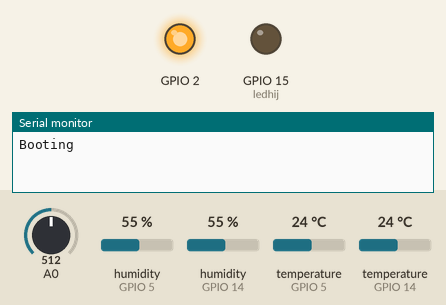
Simulated run of this sketch. Board: ESP8266 (NodeMCU). Parts: output pins drawn as LEDs (lit = HIGH, except the on-board LED, lit = LOW), the last lines printed to the serial monitor. The inputs (shaded band) are chosen by the test bench; at power-on: A0 = 512, humidity (sensors on GPIO 5, GPIO 14) 55 %, temperature (sensors on GPIO 5, GPIO 14) 24 °C. WiFi joins after 1.5 s; servers stay silent unless stated.

Above: at 0.1 s.
At 1.6 s:
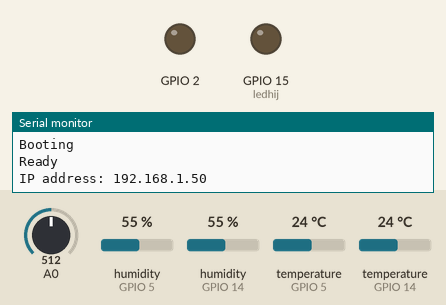
At 58.4 s:
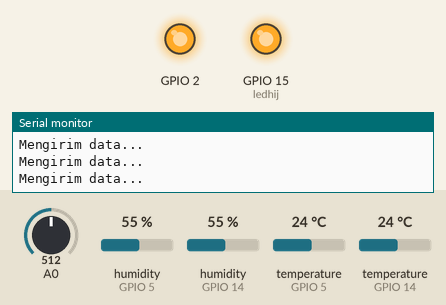
At 117.2 s:
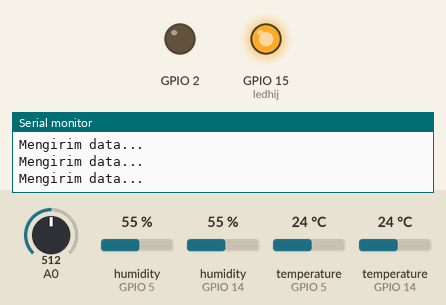
Timing chart, 0 to 118.7 s (numbered marks = the images above):
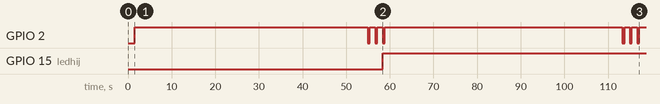

Measured:
- by itself, GPIO 2: HIGH → LOW at 54.9 s, → HIGH 0.50 s later, → LOW 1.2 s later, → HIGH 0.50 s later, … (12 changes in this stretch)
- by itself, GPIO 15 (ledhij): LOW → HIGH at 58.3 s

The sketch:

Final-Proto-DK2c_OTA.ino
```cpp
#include <ESP8266WiFi.h>
#include <ESP8266mDNS.h>
#include <WiFiUdp.h>
#include <ArduinoOTA.h>
#include <DHT.h>

#define DHTPINI 14     //pin inside D5
#define DHTPINO 5     //pin outside D1
#define DHTTYPE DHT11

const char* server      = "pinrolinvic.com"; // alamat server
const char* ssid        = "Torang"; // SSID router wifi
const char* password    = "p"; // password wifi
const char* SensorID    = "PinDK.Simulator.LDR1"; // ID sensor
const char* SensorIDI   = "PinDK.Simulator.DHT1"; // ID inside
const char* SensorIDO   = "PinDK.Simulator.DHT2"; // ID outside
const char* segel       = "opened"; // sensor box status
const int ledhij        = 15; //D6
const int buttonPin     = 5;  //D3
const int threshold     = 26;
float ti, hi, to, ho    = 0;
float ti_max, hi_max    = 0;
float ti_min, hi_min    = 102;
float to_max, ho_max    = 0;
float to_min, ho_min    = 102;
float data[26];
int illu, nn            = 0;

DHT dhtis(DHTPINI, DHTTYPE);//instance1 inside
DHT dhtos(DHTPINO, DHTTYPE);//instance2 outside
WiFiClient client;

void setup() {
  pinMode(BUILTIN_LED, OUTPUT);
  pinMode(ledhij, OUTPUT);
  pinMode(buttonPin, INPUT);
  digitalWrite(BUILTIN_LED, HIGH);
  digitalWrite(ledhij, LOW);
  digitalWrite(BUILTIN_LED, LOW);
  Serial.begin(115200);
  Serial.println("Booting");
  WiFi.mode(WIFI_STA);
  WiFi.begin(ssid, password);
  while (WiFi.waitForConnectResult() != WL_CONNECTED) {
    Serial.println("Connection Failed! Rebooting...");
    delay(100);
    ESP.restart();

  }

  // Port defaults to 8266
  // ArduinoOTA.setPort(8266);
  // Hostname defaults to esp8266-[ChipID]
  // ArduinoOTA.setHostname("myesp8266");
  // No authentication by default
  ArduinoOTA.setPassword((const char *)"123");
  ArduinoOTA.onStart([]() {
    Serial.println("Start");
  });
  ArduinoOTA.onEnd([]() {
    Serial.println("\nEnd");
  });
  ArduinoOTA.onProgress([](unsigned int progress, unsigned int total) {
    Serial.printf("Progress: %u%%\r", (progress / (total / 100)));
  });
  ArduinoOTA.onError([](ota_error_t error) {
    Serial.printf("Error[%u]: ", error);
    if (error == OTA_AUTH_ERROR) Serial.println("Auth Failed");
    else if (error == OTA_BEGIN_ERROR) Serial.println("Begin Failed");
    else if (error == OTA_CONNECT_ERROR) Serial.println("Connect Failed");
    else if (error == OTA_RECEIVE_ERROR) Serial.println("Receive Failed");
    else if (error == OTA_END_ERROR) Serial.println("End Failed");
  });
  ArduinoOTA.begin();
  Serial.println("Ready");
  Serial.print("IP address: ");
  Serial.println(WiFi.localIP());
  //mulai sini
  digitalWrite(BUILTIN_LED, HIGH);
}

void loop() {
  ArduinoOTA.handle();
  //mulai disini
  if (nn < threshold) {
    nn++;
    delay(1000);
    illu = analogRead(A0);
    delay(500);
    dhti();
    //cari max temp
    if (ti > ti_max) {
      ti_max = ti;
    }
    if (ti < ti_min) {
      ti_min = ti;
    }
    //cari max humid
    if (hi > hi_max)  {
      hi_max = hi;
    }
    if (hi < hi_min)  {
      hi_min = hi;
    }
    delay(500);
    dhto();
    //cari max temp
    if (to > to_max) {
      to_max = to;
    }
    if (to < to_min) {
      to_min = to;
    }
    //cari max humid
    if (ho > ho_max)  {
      ho_max = ho;
    }
    if (ho < ho_min)  {
      ho_min = ho;
    }

    Serial.print("DATA Illu/T_inside/T_outside : ");
    Serial.print("\t");
    Serial.print(illu);
    Serial.print("\t");
    Serial.print(ti);
    Serial.print("\t");
    Serial.print(to);
    Serial.print("\t");
    Serial.print(ti_max);
    Serial.print("\t");
    Serial.println(to_max);
    Serial.println("loop ke - ");
    Serial.println(nn);
  }  else {
    kirimdata();
    delay(1000);
    kirimdatai();
    delay(1000);
    kirimdatao();
    delay(1000);
    Serial.print("Kirim data I/T_in/T_out : ");
    Serial.print(illu);
    Serial.print("\t");
    Serial.print(ti_max);
    Serial.print("\t");
    Serial.println(to_max);
    nn = 0;
    ti_max = 0;
    hi_max = 0;
    ti_min = 102;
    hi_min = 102;
    to_max = 0;
    ho_max = 0;
    to_min = 102;
    ho_min = 102;
  }
}

void dhti() {
  hi = dhtis.readHumidity();
  ti = dhtis.readTemperature();
  if (isnan(hi) || isnan(ti))
  {
    Serial.println("Gagal baca DHT !!");
    return;
  }
}

void dhto() {
  ho = dhtos.readHumidity();
  to = dhtos.readTemperature();
  if (isnan(ho) || isnan(to))
  {
    Serial.println("Gagal baca DHT !!");
    return;
  }

  /*
         if (client.connect(server,80)) {
         String postStr = apiKey;
         postStr +="&field1=";
         postStr += String(t);
         postStr +="&field2=";
         postStr += String(h);
         postStr += "\r\n\r\n";

         client.print("POST /update HTTP/1.1\n");
         client.print("Host: api.thingspeak.com\n");
         client.print("Connection: close\n");
         client.print("X-THINGSPEAKAPIKEY: "+apiKey+"\n");
         client.print("Content-Type: application/x-www-form-urlencoded\n");
         client.print("Content-Length: ");
         client.print(postStr.length());
         client.print("\n\n");
         client.print(postStr);
  */
}

void kirimdata() {
  //kirim
  if (client.connect(server, 80)) {
    Serial.println("Mengirim data...");
    digitalWrite(BUILTIN_LED, LOW);
    client.println("GET /WERIS/i11.php?value1=" + String(illu) + "&value2=" + String(illu) + "&value3=" + String(illu) + "&state=" + String(segel) + "&id=" + SensorID + " HTTP/1.1");
    client.println("HOST: pinrolinvic.com");
    client.println("Connection: close");
    client.println();
    client.stop();
  } else {
    Serial.println("Koneksi ke server gagal");
    digitalWrite(ledhij, LOW);
  }
  delay(500);
  digitalWrite(BUILTIN_LED, HIGH);
}

void kirimdatai() {
  //kirim
  if (client.connect(server, 80)) {
    Serial.println("Mengirim data...");
    digitalWrite(BUILTIN_LED, LOW);
    client.println("GET /WERIS/i11.php?value1=" + String(hi_max) + "&value2=" + String(ti_max) + "&value3=" + String(ti_max) + "&state=" + String(segel) + "&id=" + SensorIDI + " HTTP/1.1");
    client.println("HOST: pinrolinvic.com");
    client.println("Connection: close");
    client.println();
    client.stop();
  } else {
    Serial.println("Koneksi ke server gagal");
  }
  delay(500);
  digitalWrite(BUILTIN_LED, HIGH);
}

void kirimdatao() {
  //kirim
  if (client.connect(server, 80)) {
    digitalWrite(ledhij, HIGH);
    Serial.print("Mengirim data...");
    digitalWrite(BUILTIN_LED, LOW);
    client.println("GET /WERIS/i11.php?value1=" + String(ho_max) + "&value2=" + String(to_max) + "&value3=" + String(to_max) + "&state=" + String(segel) + "&id=" + SensorIDO + " HTTP/1.1");
    client.println("HOST: pinrolinvic.com");
    client.println("Connection: close");
    client.println();
    client.stop();
  } else {
    Serial.println("Koneksi ke server gagal");
    digitalWrite(ledhij, LOW);
  }
  delay(500);
  digitalWrite(BUILTIN_LED, HIGH);
}
```
